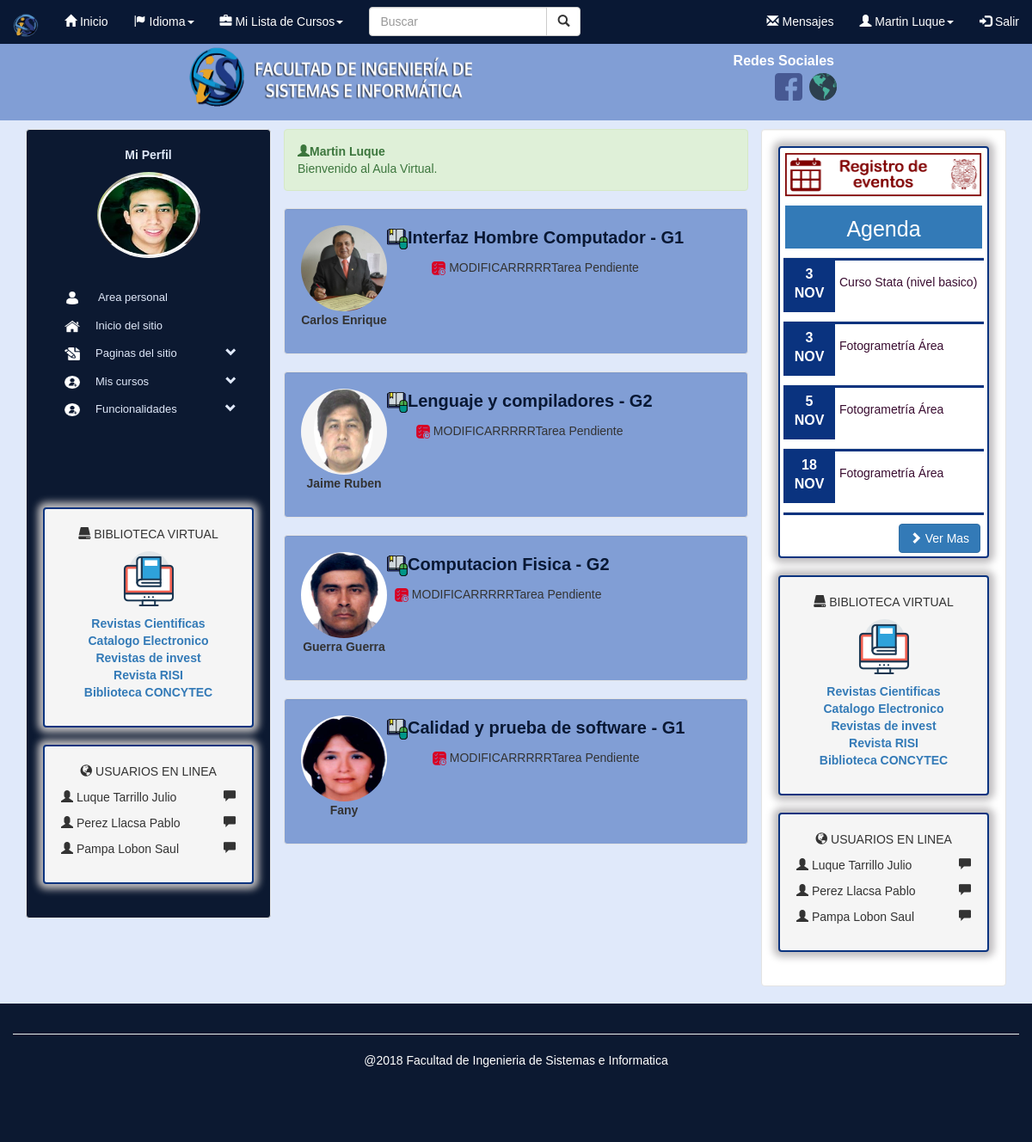
Screenshot of / (signed in) with the database file from the repository.
### tables this page shows
CREATE TABLE IF NOT EXISTS `curso` (
  `idCurso` int(11) NOT NULL AUTO_INCREMENT,
  `nombre` varchar(50) DEFAULT NULL,
  `codCurso` varchar(30) DEFAULT NULL,
  `ciclo` int(11) DEFAULT NULL,
  `grupo` int(11) DEFAULT NULL,
  `horasLectivas` int(11) DEFAULT NULL,
  `idProfesor` int(11) DEFAULT NULL,
  PRIMARY KEY (`idCurso`),
  KEY `FK_curso_usuario` (`idProfesor`),
  CONSTRAINT `FK_curso_usuario` FOREIGN KEY (`idProfesor`) REFERENCES `usuario` (`idUsuario`)
);

CREATE TABLE IF NOT EXISTS `usuario` (
  `idUsuario` int(11) NOT NULL AUTO_INCREMENT,
  `nombre` varchar(40) DEFAULT NULL,
  `apellidos` varchar(40) DEFAULT NULL,
  `codigo` varchar(50) DEFAULT NULL,
  `correo` varchar(50) DEFAULT NULL,
  `telefono` int(11) DEFAULT NULL,
  `foto` varchar(50) DEFAULT NULL,
  `tipo` varchar(50) DEFAULT NULL,
  `password` varchar(50) DEFAULT NULL,
  PRIMARY KEY (`idUsuario`)
);

### index.php (called while the page is built, shortened)
<?php session_start();
	require 'admin/config.php';
	require 'php/funciones.php';
	$conexion = conexion($bd_config);
	$cursos = obtener_profesoresCurso($conexion, $_SESSION['id']);
	require 'views/index.view.php';
 ?>

### php/funciones.php (called while the page is built, shortened)
<?php
function obtener_profesoresCurso($conexion, $idUsuario){
	$sentencia = $conexion->prepare("SELECT c.idCurso, c.nombre, c.grupo, u.nombre nombreP, u.apellidos, u.foto FROM curso c INNER JOIN detalle_curso d ON (d.idUsuario = $idUsuario) and (d.idCurso = c.idCurso) INNER JOIN usuario u ON c.idProfesor = u.idUsuario");
	$sentencia->execute();
	return $sentencia->fetchAll();
}
?>

### views/index.view.php (the view, shortened to what this page needs)
<?php require "views/header.view.php"; ?>
<div class="container text-center" style="margin-top:10px;">
    <div class=="row">
        <?php require "views/menuNav.view.php" ?>
        <div class="col-sm-6">
            <div class="row">
                <div class="col-sm-12" >
                            <div class="alert alert-success fade in text-left">
                                <p><strong><span class="glyphicon glyphicon-user"></span><?php echo $_SESSION['nombre'] . " " . $_SESSION['apellidos']; ?></strong></p>
                                Bienvenido al Aula Virtual.
                            </div>
                </div>
            </div>
            <?php foreach ($cursos as $curso): ?>
                <div class="row" >
                    <div class="col-sm-12">
                        <div class="well"  style="background: #819ED5">
                            <div>
                                <img src="<?php echo RUTA;?>imagenes/<?php echo $curso['foto']; ?>" class="img-circle" height="100" width="100" alt="Avatar">
                                <p><strong><?php echo $curso['nombreP']; ?></strong></p>
                            </div>
                            <div>
                                <p><a href="<?php echo RUTA;?>paginas/curso.php?id=<?php echo $curso['idCurso']; ?>"><img src="<?php echo RUTA;?>imagenes/curso-online.png" alt=""><?php echo $curso['nombre']; ?> - G<?php echo $curso['grupo']; ?></a></p>
                                <p ><img src="imagenes/tarea.png" alt=""><span> </span>MODIFICARRRRRTarea Pendiente</p>
                            </div>
                        </div>
                    </div>
                </div>
            <?php endforeach ?>
        </div>
        <div class="col-sm-3 well" style="background: white">
            <div class="sombra thumbnail" >
                <p><a href="#"><img src="imagenes/agenda.png" alt=""></a></p>
                <p class="agenda bg-primary"><a href="">Agenda</a></p>
                <hr style="background: #0A337F; height: 3px ; margin: 0px">
                <div class="agenda-evento" >
                    <div class="agenda-item">
                        <p class="fecha-agenda">3 <br> NOV</p>
                        <p class="titulo-agenda"><a href="" data-toggle="modal" data-target="#myModale"> Curso Stata (nivel basico)</a></p>
                    </div>
                </div>
                <hr style="background: #0A337F; height: 3px ; margin: 0px">
                <div class="agenda-evento2">
                    <div class="agenda-item">
                        <p class="fecha-agenda">3 <br> NOV</p>
                        <p class="titulo-agenda"><a href="" data-toggle="modal" data-target="#myModale"> Fotogrametría Área</a></p>
                    </div>
                </div>
                <hr style="background: #0A337F; height: 3px ; margin: 0px">
                <div class="agenda-evento3">
                     <div class="agenda-item">
                            <p class="fecha-agenda">5 <br> NOV</p>
                            <p class="titulo-agenda"><a href="" data-toggle="modal" data-target="#myModale"> Fotogrametría Área</a></p>
                     </div>
                </div>
                <hr style="background: #0A337F; height: 3px ; margin: 0px">
                <div class="agenda-evento3">
                    <div class="agenda-item">
                        <p class="fecha-agenda">18 <br> NOV</p>
                        <p class="titulo-agenda"><a href="" data-toggle="modal" data-target="#myModales"> Fotogrametría Área</a></p>
                    </div>
                </div>
                <hr style="background: #0A337F; height: 3px ; margin: 0px">
                <div>
                    <button style="margin-left: 130px; margin-top: 10px" type="button" class="btn btn-primary"><span class="glyphicon glyphicon-chevron-right"></span> Ver Mas</button>
                </div>
            </div>
            <div class="sombra well" >
                <p><span class="glyphicon glyphicon-hdd"></span> BIBLIOTECA VIRTUAL</p>
                <p><img src="imagenes/biblio-virtual.png" alt=""></p>
                <ul class="biblioteca">
                    <li><a href="#"><strong>Revistas Cientificas</strong></a></li>
                    <li><a href="#"><strong>Catalogo Electronico</strong></a></li>
                    <li><a href="#"><strong>Revistas de invest</strong></a></li>
                    <li><a href="#"><strong>Revista RISI</strong></a></li>
                    <li><a href="#"><strong>Biblioteca CONCYTEC</strong></a></li>
                </ul>
            </div>
            <div class="sombra well" >
                <p><span class="glyphicon glyphicon-globe " ></span> USUARIOS EN LINEA</p>
                <div class="text-left">
                    <p><span class="glyphicon glyphicon-user"></span> Luque Tarrillo Julio  <span class="glyphicon glyphicon-comment" style="float: right"></span></p>
                    <p><span class="glyphicon glyphicon-user"></span> Perez Llacsa Pablo  <span class="glyphicon glyphicon-comment" style="float: right"></span></p>
                    <p><span class="glyphicon glyphicon-user"></span> Pampa Lobon Saul<span class="glyphicon glyphicon-comment" style="float: right"></span></p>
                </div>
            </div>
        </div>
    </div>
</div>
<footer class="container-fluid text-center">
    <hr>
    <p>@2018 Facultad de Ingenieria de Sistemas e Informatica</p>
    <br>
    <br>
    <br>
</footer>
</body>
</html>

### diseño/aula.css (style rules this page uses)
* { padding: 0px; margin: 0px; box-sizing: border-box; font-family: sans-serif; }
.row .col-sm-12 .well { display: flex; margin-top: 0px; }
.row .col-sm-12 .well p a { font-size: 20px; color: #091834; text-decoration: none; font-weight: bold; }
.agenda { background-color: #0A337F; height: 50px; padding: 10px 15px; margin: 0px 2px; font-size: 25px; margin-bottom: 10px; color:white; }
.agenda a { color: white; }
.agenda-item { display: flex; list-style-type: none; }
.fecha-agenda { height: 60px; width: 60px; background: #0A337F; text-align: center; color: white; font-weight: bold; padding: 5px; font-size: 16px; }
.titulo-agenda { padding: 15px 5px; }
p.titulo-agenda a { text-decoration: none; color: #390C30; }
ul.biblioteca { list-style-type: none; }
footer { background-color: #0C1931; color: white; padding: 15px; }
div div div .sombra { border: 2px solid #0A337F; -webkit-box-shadow: 0px 0px 8px 6px rgba(191,189,191,1); -moz-box-shadow: 0px 0px 8px 6px rgba(191,189,191,1); box-shadow: 0px 0px 8px 6px rgba(191,189,191,1); }

### rows the page displays
curso: idProfesor.foto (picture), idProfesor.nombre "Carlos Enrique", nombre "Interfaz Hombre Computador", grupo "1"
curso: idProfesor.foto (picture), idProfesor.nombre "Jaime Ruben", nombre "Lenguaje y compiladores", grupo "2"
curso: idProfesor.foto (picture), idProfesor.nombre "Guerra Guerra", nombre "Computacion Fisica", grupo "2"
curso: idProfesor.foto (picture), idProfesor.nombre "Fany", nombre "Calidad y prueba de software", grupo "1"

### other values shown
$_SESSION['nombre'] "Martin"
$_SESSION['apellidos'] "Luque"
